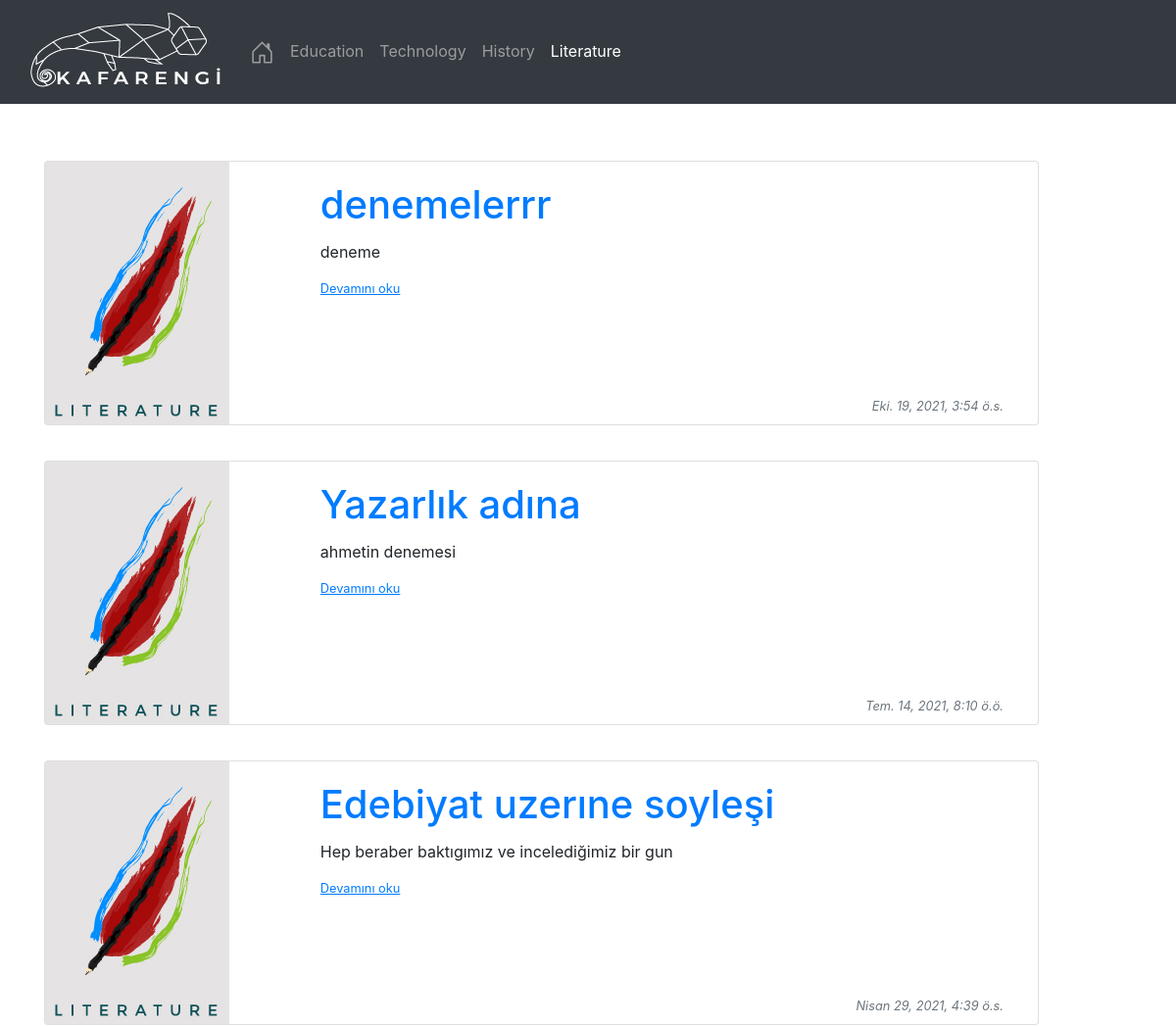
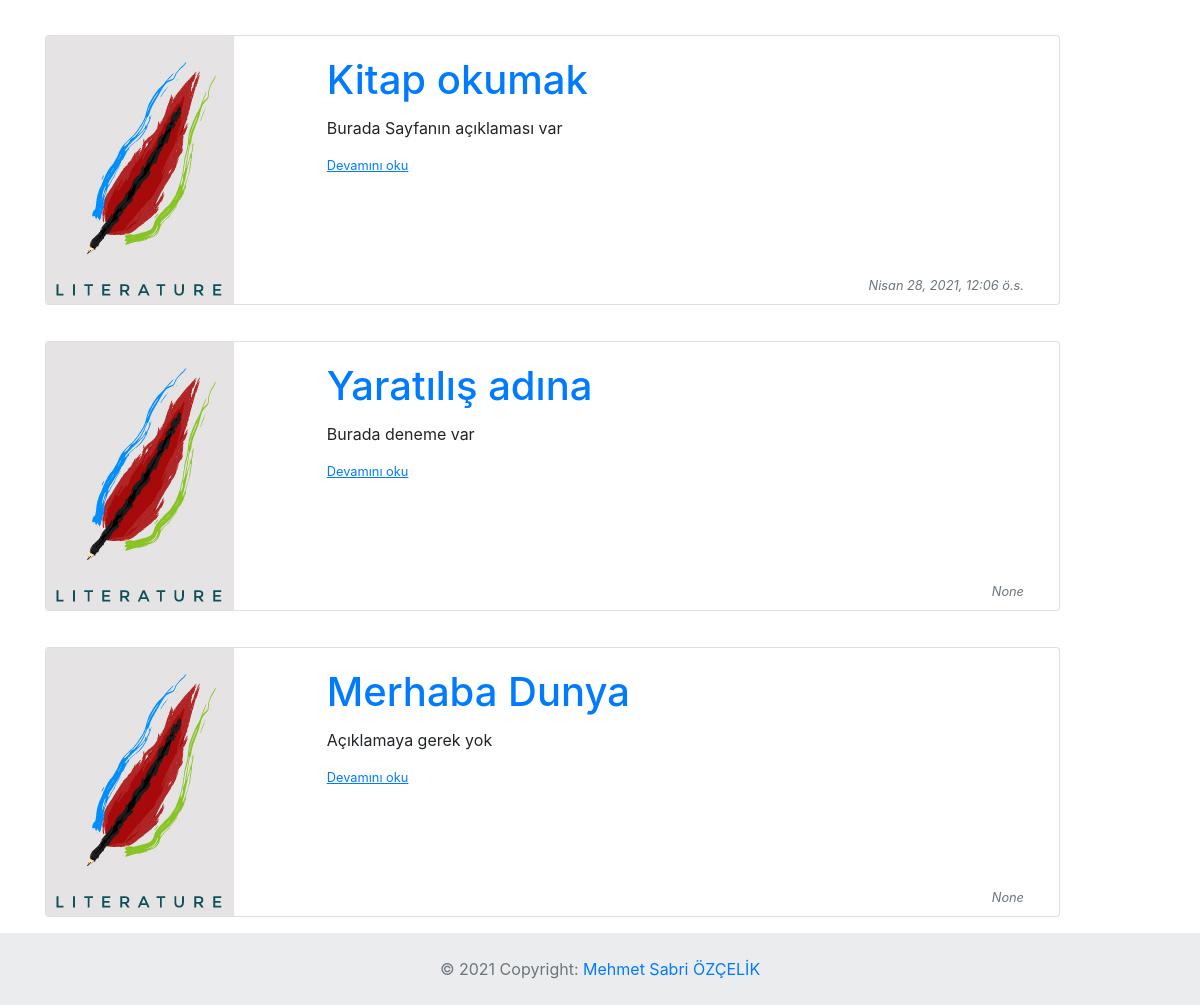
The page /edebiyat on the database its author committed (2 pictures, top to bottom).
### blog/models.py (models this page shows, shortened)
class Post(models.Model):
    imagedesc = models.CharField(max_length=100, verbose_name='resim')
    date_created = models.DateTimeField(auto_now_add=True)
    description = models.TextField()
    title = models.CharField(max_length=200)
    author = models.ForeignKey(
        'auth.User', on_delete=models.CASCADE,
    )
    body = RichTextUploadingField()
    def get_image_path(self):
        return '/img/' + str(self.imagedesc)

### blog/views.py (the view)
# urls.py: path('edebiyat', BlogListViewEdebiyat.as_view(), name = 'edebiyat'),
class BlogListViewEdebiyat(ListView):
    model = Post
    template_name='pages/edebiyat.html'
    ordering = ['-id']

### templates/pages/edebiyat.html (shortened to what this page needs)
{% extends 'layout.html' %}
{% load static %}
{% block content %}
{% for post in object_list %}
    {% if post.imagedesc == 'edebiyat.jpg' %}
                <div  class="row" style="margin-top:20px;">
                    <div class="col-md-11">
                        <div class="card-mb-3">
                            <div class="card mb-3">
                                <div class="row">
                                    <div class="col-md-3">
                                        <img src="{% static post.get_image_path %}">
                                    </div>
                                    <div class="col-md-9">
                                        <div class="card-body">
                                            <div class="card-title"><h1><a href='{% url "post_detail" post.pk %}' class="link-dark">{{post.title}}</a></h1></div>
                                            <p class="card-title maxlength='10'">{{post.description |safe}}</p>
                                            <p class="card-text">
                                                <small class="text-muted"><a href='{% url "post_detail" post.pk %}' class="link-dark" style="text-decoration: underline;">Devamını oku</a></small>
                                            </p>
                                        </div>
                                        <div class="div">
                                            <small class="text-muted font-italic float-right" style="margin-top: 80px; margin-right: 35px;">{{post.date_created}}</small>
                                        </div>
                                    </div>
                                </div>
                            </div>
                        </div>
                    </div>
                </div>
    {% endif %}
{% endfor %}
{% endblock %}

### templates/layout.html (shortened to what this page needs)
{% load static %}
<!DOCTYPE html>
<html lang="en">
<head>
    <link rel="stylesheet" href="{% static 'css/bootstrap.min.css' %}">
</head>
<header>
    <a href="#" class="scrollUp">
    </a>
   {% include 'partials/navbar.html' %}
    <main>
        <div class="container" style="padding-top:120px;">
            {% block content %}
            {% endblock %}
        </div>
</main>
    {% include 'partials/footer.html' %}
</header>
</html>

### templates/partials/navbar.html (shortened to what this page needs)
{% load static %}
<!doctype html>
<html lang="en">
  <head>
    <link rel="stylesheet" href="{% static 'css/style.css' %}">
  </head>
  <body>
    <nav class="navbar navbar-expand-lg fixed-top navbar-dark bg-dark">
        <div class="container-fluid">
          <a class="navbar-brand" href="{% url 'index' %}"><img src="/static/img/kafalogo1.png"></a>
          <div class="collapse navbar-collapse" id="navbarSupportedContent">
            <ul class="navbar-nav mr-auto ">
                <li
                {% if request.path == '/' %}
                    class="nav-item active"
                {% else  %}
                    class="nav-item"
                {% endif %}
                >
                    <a href="{% url 'index' %}" class="nav-link"></a>
                </li>
                <li
                {% if 'egitim' in request.path %}
                    class="nav-item active"
                {% else  %}
                    class="nav-item"
                {% endif %}
                >
                    <a href="{% url 'egitim' %}" class="nav-link">Education</a>
                </li>
                <li
                {% if 'teknoloji' in request.path %}
                    class="nav-item active "
                {% else  %}
                    class="nav-item"
                {% endif %}
                >
                    <a href="{% url 'teknoloji' %}" class="nav-link">Technology</a>
                </li>
                <li
                {% if 'tarih' in request.path %}
                    class="nav-item active"
                {% else  %}
                    class="nav-item"
                {% endif %}
                >
                    <a href="{% url 'tarih' %}" class="nav-link">History</a>
                </li>
                <li
                {% if 'edebiyat' in request.path %}
                    class="nav-item active"
                {% else  %}
                    class="nav-item"
                {% endif %}
                >
                    <a href="{% url 'edebiyat' %}" class="nav-link">Literature</a>
                </li>
            </ul>
          </div>
        </div>
      </nav>
  </body>
</html>

### templates/partials/footer.html
<footer class="text-center text-lg-start bg-light text-muted" style="bottom: 0;">
    <div class="text-center p-4" style="background-color: rgba(0, 0, 0, 0.05);">
      © 2021 Copyright:
      <a class="text-reset fw-bold" href="https://mdbootstrap.com/">Mehmet Sabri ÖZÇELİK</a>
    </div>
</footer>

### blog/static/css/style.css (style rules this page uses)
a:link { text-decoration: none; }

### rows shown on the page
Post: imagedesc (picture), title "denemelerrr", description "deneme", date_created "Eki. 19, 2021, 3:54 ö.s."
Post: imagedesc (picture), title "Yazarlık adına", description "ahmetin denemesi", date_created "Tem. 14, 2021, 8:10 ö.ö."
Post: imagedesc (picture), title "Edebiyat uzerıne soyleşi", description "Hep beraber baktıgımız ve incelediğimiz bir gun", date_created "Nisan 29, 2021, 4:39 ö.s."
Post: imagedesc (picture), title "Kitap okumak", description "Burada Sayfanın açıklaması var", date_created "Nisan 28, 2021, 12:06 ö.s."
Post: imagedesc (picture), title "Yaratılış adına", description "Burada deneme var", date_created "None"
Post: imagedesc (picture), title "Merhaba Dunya", description "Açıklamaya gerek yok", date_created "None"
